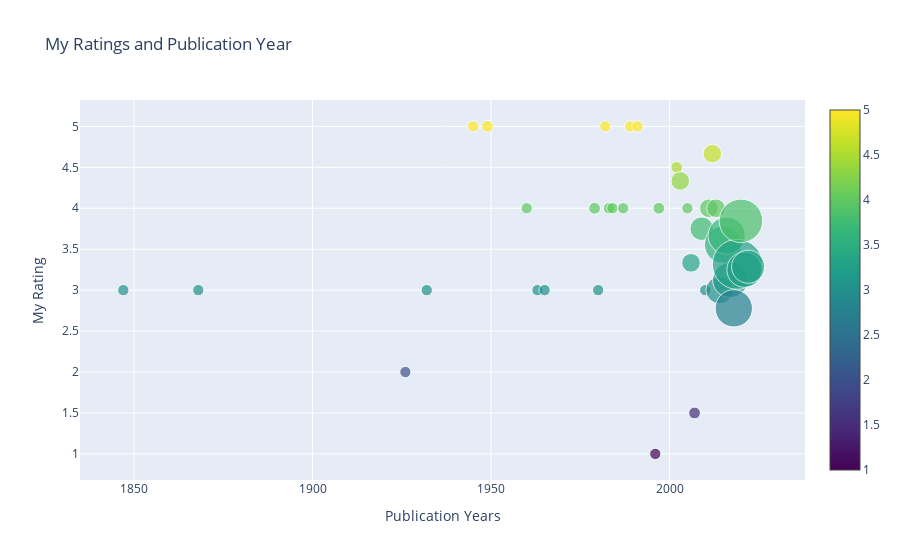

The notebook cell this image was saved under:
### Markdown cell above
# vizualising publication year

### Code cell
from apps.viz import viz_pub_year
fig = viz_pub_year(myreads)
fig.show()

### Figure 1 — Plotly figure (JSON) as saved in the notebook; plotly's stock layout.template omitted (floating-point values rounded to 4 significant figures)
{"data": [{"hoverinfo": "text", "marker": {"color": [3, 3, 2, 3, 5, 5, 4, 3, 3, 4, 3, 5, 4, 4, 4, 5, 5, 1, 4, 4.5, 4.333, 4, 3.333, 1.5, 3.75, 3, 4, 4.667, 4, 3, 3.556, 3.667, 3.125, 2.778, 3.316, 3.846, 3.25, 3.286], "colorscale": [[0, "#440154"], [0.1111, "#482878"], [0.2222, "#3e4989"], [0.3333, "#31688e"], [0.4444, "#26828e"], [0.5556, "#1f9e89"], [0.6667, "#35b779"], [0.7778, "#6ece58"], [0.8889, "#b5de2b"], [1, "#fde725"]], "showscale": true, "size": [1, 1, 1, 1, 1, 1.04, 1, 1, 1, 1.04, 1, 1, 1, 1, 1, 1, 1, 1, 1.04, 1.04, 1.648, 1, 1.648, 1.04, 2.079, 1, 1.648, 1.648, 1.648, 2.414, 3.296, 3.296, 3.119, 3.296, 4.417, 3.847, 3.119, 2.919], "sizemode": "diameter", "sizeref": 0.08833}, "mode": "markers", "text": ["<span style='font-size: 16px;'>1847</span><br>Jane Eyre - Rating: 3<br>", "<span style='font-size: 16px;'>1868</span><br>Little Women - Rating: 3<br>", "<span style='font-size: 16px;'>1926</span><br>Fiesta: The Sun Also Rises - Rating: 2<br>", "<span style='font-size: 16px;'>1932</span><br>Brave New World - Rating: 3<br>", "<span style='font-size: 16px;'>1945</span><br>Animal Farm - Rating: 5<br>", "<span style='font-size: 16px;'>1949</span><br>Animal Farm / 1984 - Rating: 5<br>1984 - Rating: 5<br>", "<span style='font-size: 16px;'>1960</span><br>To Kill a Mockingbird - Rating: 4<br>", "<span style='font-size: 16px;'>1963</span><br>The Bell Jar - Rating: 3<br>", "<span style='font-size: 16px;'>1965</span><br>In Cold Blood - Rating: 3<br>", "<span style='font-size: 16px;'>1979</span><br>Kindred - Rating: 5<br>The Hitchhiker's Guide to the Galaxy (The Hitchhiker's Guide to the Galaxy, #1) - Rating: 3<br>", "<span style='font-size: 16px;'>1980</span><br>The Clan of the Cave Bear (Earth's Children, #1) - Rating: 3<br>", "<span style='font-size: 16px;'>1982</span><br>The House of the Spirits - Rating: 5<br>", "<span style='font-size: 16px;'>1983</span><br>The Life and Loves of a She Devil - Rating: 4<br>", "<span style='font-size: 16px;'>1984</span><br>The House on Mango Street - Rating: 4<br>", "<span style='font-size: 16px;'>1987</span><br>Eva Luna - Rating: 4<br>", "<span style='font-size: 16px;'>1989</span><br>Mengele Zoo (Mino-series #1) - Rating: 5<br>", "<span style='font-size: 16px;'>1991</span><br>Wild Swans: Three Daughters of China - Rating: 5<br>", "<span style='font-size: 16px;'>1996</span><br>Neverwhere (London Below, #1) - Rating: 1<br>", "<span style='font-size: 16px;'>1997</span><br>Memoirs of a Geisha - Rating: 4<br>The Four Agreements: A Practical Guide to Personal Freedom (A Toltec Wisdom Book) - Rating: 4<br>", "<span style='font-size: 16px;'>2002</span><br>Kafka on the Shore - Rating: 5<br>Everything is Illuminated - Rating: 4<br>", "<span style='font-size: 16px;'>2003</span><br>The Kite Runner - Rating: 4<br>Shantaram - Rating: 5<br>Monkey Hunting: A Novel (Ballantine Reader's Circle) - Rating: 4<br>", "<span style='font-size: 16px;'>2005</span><br>A Short History of Tractors in Ukrainian - Rating: 4<br>", "<span style='font-size: 16px;'>2006</span><br>Half of a Yellow Sun - Rating: 2<br>The Boy in the Striped Pajamas - Rating: 4<br>The Book Thief - Rating: 4<br>", "<span style='font-size: 16px;'>2007</span><br>The Vegetarian - Rating: 3<br>A Thousand Splendid Suns - Rating: 0<br>", "<span style='font-size: 16px;'>2009</span><br>1Q84 (1Q84, #2) - Rating: 5<br>1Q84 Book 1 (1Q84, #1) - Rating: 5<br>Island Beneath the Sea - Rating: 5<br>The Help - Rating: 0<br>", "<span style='font-size: 16px;'>2010</span><br>1Q84 (1Q84, #3) - Rating: 3<br>", "<span style='font-size: 16px;'>2011</span><br>Sapiens: A Brief History of Humankind - Rating: 4<br>The Little Coffee Shop of Kabul - Rating: 3<br>My Brilliant Friend (The Neapolitan Novels, #1) - Rating: 5<br>", "<span style='font-size: 16px;'>2012</span><br>The Story of a New Name (The Neapolitan Novels, #2) - Rating: 4<br>Shadow and Bone (The Grisha, #1) - Rating: 5<br>The Travelling Cat Chronicles - Rating: 5<br>", "<span style='font-size: 16px;'>2013</span><br>The Story of My Teeth - Rating: 4<br>Those Who Leave and Those Who Stay (The Neapolitan Novels, #3) - Rating: 4<br>Siege and Storm (Grisha Verse, #2) - Rating: 4<br>", "<span style='font-size: 16px;'>2014</span><br>The Story of the Lost Child (The Neapolitan Novels, #4) - Rating: 3<br>Elizabeth is Missing - Rating: 3<br>Ruin and Rising (Shadow and Bone, #3) - Rating: 4<br>We Were Liars - Rating: 2<br>All the Light We Cannot See - Rating: 3<br>", "<span style='font-size: 16px;'>2015</span><br>A Court of Thorns and Roses (A Court of Thorns and Roses, #1) - Rating: 4<br>There's No Such Thing as an Easy Job - Rating: 5<br>Homo Deus: A History of Tomorrow - Rating: 4<br>The Accidental Alchemist (An Accidental Alchemist Mystery, #1) - Rating: 5<br>The Japanese Lover - Rating: 3<br>A Little Life - Rating: 1<br>A Manual for Cleaning Women: Selected Stories - Rating: 0<br>Before the Coffee Gets Cold - Rating: 5<br>The Sympathizer - Rating: 5<br>", "<span style='font-size: 16px;'>2016</span><br>Beartown (Beartown, #1) - Rating: 4<br>Convenience Store Woman - Rating: 5<br>A Court of Mist and Fury (A Court of Thorns and Roses, #2) - Rating: 3<br>One True Loves - Rating: 1<br>Homegoing - Rating: 5<br>Behold the Dreamers: An Oprah’s Book Club pick - Rating: 4<br>The Masquerading Magician (An Accidental Alchemist Mystery, #2) - Rating: 4<br>A Gentleman in Moscow - Rating: 4<br>It Ends with Us (It Ends with Us, #1) - Rating: 3<br>", "<span style='font-size: 16px;'>2017</span><br>The Seven Husbands of Evelyn Hugo - Rating: 5<br>The Elusive Elixir (An Accidental Alchemist Mystery, #3) - Rating: 0<br>Dødevaskeren - Rating: 4<br>Tante Ulrikkes vei - Rating: 0<br>The Good Earth (Graphic Adaptation) - Rating: 4<br>Conversations with Friends - Rating: 4<br>Less - Rating: 3<br>Pachinko - Rating: 5<br>", "<span style='font-size: 16px;'>2018</span><br>My Sister, the Serial Killer - Rating: 4<br>Fresh Water for Flowers - Rating: 3<br>Verity - Rating: 3<br>Normal People - Rating: 2<br>My Year of Rest and Relaxation - Rating: 1<br>Where the Crawdads Sing - Rating: 3<br>Nullpunkt (Alexander Blix & Emma Ramm, #1) - Rating: 4<br>Dear Mrs. Bird (The Emmy Lake Chronicles, #1) - Rating: 0<br>Educated - Rating: 5<br>", "<span style='font-size: 16px;'>2019</span><br>Daisy Jones & The Six - Rating: 5<br>Terapeuten - Rating: 0<br>A Matter of Death and Life - Rating: 2<br>Anxious People - Rating: 5<br>Such a Fun Age - Rating: 4<br>Røykteppe (Alexander Blix & Emma Ramm, #2) - Rating: 4<br>The Lying Life of Adults - Rating: 3<br>The Dutch House - Rating: 3<br>The Alchemist's Illusion (An Accidental Alchemist Mystery #4) - Rating: 0<br>Skyggedanseren - Rating: 4<br>The Art of Statistics: How to Learn from Data - Rating: 5<br>A Long Petal of the Sea - Rating: 5<br>Daisy Jones & The Six - Rating: 4<br>The Unhoneymooners - Rating: 3<br>The Flatshare (The Flatshare, #1) - Rating: 2<br>The Beekeeper of Aleppo - Rating: 3<br>Dominicana - Rating: 3<br>Queenie - Rating: 4<br>Girl, Woman, Other - Rating: 4<br>", "<span style='font-size: 16px;'>2020</span><br>The Cat and The City - Rating: 4<br>Ghosts - Rating: 3<br>The Glass Hotel - Rating: 4<br>Hamnet - Rating: 3<br>The Thursday Murder Club (Thursday Murder Club, #1) - Rating: 4<br>How Much of These Hills Is Gold - Rating: 2<br>Piranesi - Rating: 5<br>Transcendent Kingdom - Rating: 4<br>The Midnight Library - Rating: 4<br>The Mountains Sing - Rating: 5<br>The Vanishing Half - Rating: 4<br>The Final Game (MCM Investigations #1) - Rating: 4<br>The Switch - Rating: 4<br>", "<span style='font-size: 16px;'>2021</span><br>Stargate - en julefortelling - Rating: 0<br>The Couple at No. 9 - Rating: 4<br>The Man Who Died Twice (Thursday Murder Club, #2) - Rating: 3<br>Malibu Rising - Rating: 4<br>How to Kill Your Family - Rating: 5<br>We Are All Birds of Uganda - Rating: 4<br>Small Pleasures - Rating: 3<br>Klara and the Sun - Rating: 3<br>", "<span style='font-size: 16px;'>2022</span><br>Lessons in Chemistry - Rating: 2<br>Tomorrow, and Tomorrow, and Tomorrow - Rating: 3<br>I’m Glad My Mom Died - Rating: 4<br>Why Has Nobody Told Me This Before? - Rating: 4<br>Violeta - Rating: 4<br>One Last Secret - Rating: 2<br>The Maid - Rating: 4<br>"], "type": "scatter", "x": [1847, 1868, 1926, 1932, 1945, 1949, 1960, 1963, 1965, 1979, 1980, 1982, 1983, 1984, 1987, 1989, 1991, 1996, 1997, 2002, 2003, 2005, 2006, 2007, 2009, 2010, 2011, 2012, 2013, 2014, 2015, 2016, 2017, 2018, 2019, 2020, 2021, 2022], "y": [3, 3, 2, 3, 5, 5, 4, 3, 3, 4, 3, 5, 4, 4, 4, 5, 5, 1, 4, 4.5, 4.333, 4, 3.333, 1.5, 3.75, 3, 4, 4.667, 4, 3, 3.556, 3.667, 3.125, 2.778, 3.316, 3.846, 3.25, 3.286]}], "layout": {"showlegend": false, "title": {"text": "My Ratings and Publication Year"}, "xaxis": {"title": {"text": "Publication Years"}}, "yaxis": {"title": {"text": "My Rating"}}}}
